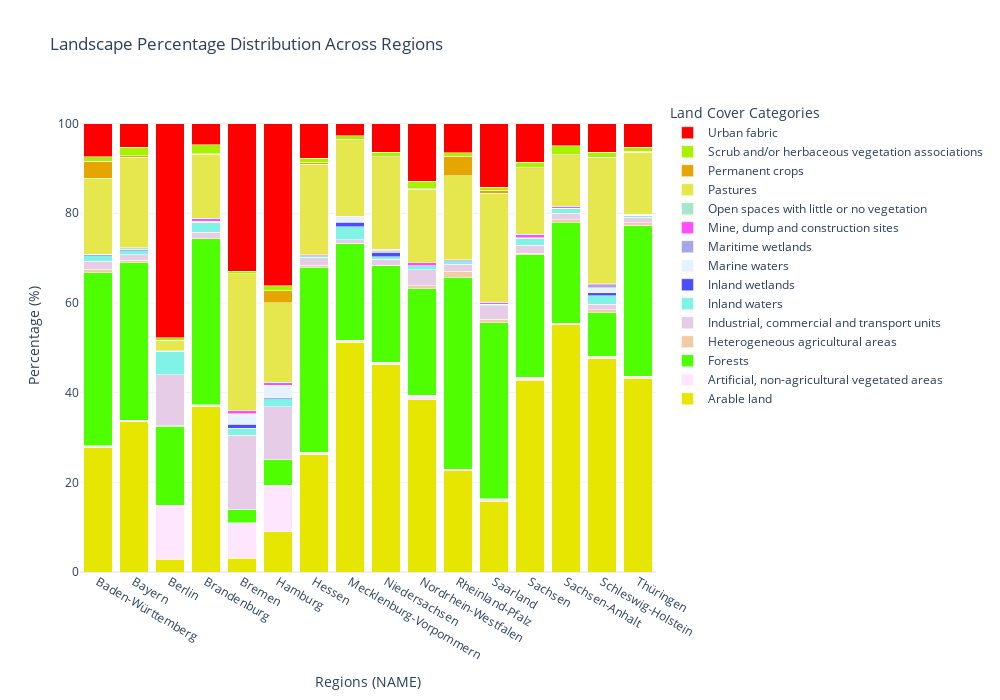

Notebook cell for this chart:
### Markdown cell above
# Stacked Bar Chart (using Plotly)

### Code cell
# Step 8: Plot Stacked Bar Chart (Plotly)
def plot_stacked_bar_chart_plotly(aggregated_data, clc_legend, selected_label):
    unique_labels = aggregated_data["SelectedLabel"].unique()
    filtered_legend = clc_legend[clc_legend[selected_label].isin(unique_labels)]

    def parse_rgb(rgb_str):
        return f"rgb({','.join(rgb_str.split('-'))})"

    filtered_legend["RGB_Tuple"] = filtered_legend["RGB"].apply(parse_rgb)
    label_to_color = dict(zip(filtered_legend[selected_label], filtered_legend["RGB_Tuple"]))

    pivot_data_percentage = aggregated_data.pivot(
        index="NAME", columns="SelectedLabel", values="PixelPercentage"
    ).fillna(0)

    fig = go.Figure()

    for label in pivot_data_percentage.columns:
        fig.add_trace(go.Bar(
            x=pivot_data_percentage.index, y=pivot_data_percentage[label],
            name=label, marker_color=label_to_color[label],
            hovertemplate="%{y:.2f}%",  # Format hover label with 1 decimal place and percentage sign
        ))

    fig.update_layout(
        height=700, width=1000, barmode='stack', title="Landscape Percentage Distribution Across Regions",
        xaxis_title="Regions (NAME)", yaxis_title="Percentage (%)", legend_title="Land Cover Categories",
        hovermode="x unified", template="plotly_white"
    )

    fig.show()

# Plot stacked bar chart (Plotly)
plot_stacked_bar_chart_plotly(aggregated_data, clc_legend, selected_label)

### Figure 1 — Plotly figure (JSON) as saved in the notebook; plotly's stock layout.template omitted (floating-point values rounded to 4 significant figures)
{"data": [{"hovertemplate": "%{y:.2f}%", "marker": {"color": "rgb(230,230,000)"}, "name": "Arable land", "type": "bar", "x": ["Baden-Württemberg", "Bayern", "Berlin", "Brandenburg", "Bremen", "Hamburg", "Hessen", "Mecklenburg-Vorpommern", "Niedersachsen", "Nordrhein-Westfalen", "Rheinland-Pfalz", "Saarland", "Sachsen", "Sachsen-Anhalt", "Schleswig-Holstein", "Thüringen"], "y": [27.68, 33.5, 2.874, 36.81, 3.016, 8.939, 26.15, 51.2, 46.24, 38.39, 22.57, 15.82, 42.76, 55.09, 47.51, 43.23]}, {"hovertemplate": "%{y:.2f}%", "marker": {"color": "rgb(255,230,255)"}, "name": "Artificial, non-agricultural vegetated areas", "type": "bar", "x": ["Baden-Württemberg", "Bayern", "Berlin", "Brandenburg", "Bremen", "Hamburg", "Hessen", "Mecklenburg-Vorpommern", "Niedersachsen", "Nordrhein-Westfalen", "Rheinland-Pfalz", "Saarland", "Sachsen", "Sachsen-Anhalt", "Schleswig-Holstein", "Thüringen"], "y": [0.4405, 0.3532, 12.05, 0.4928, 8.013, 10.43, 0.5975, 0.4533, 0.483, 1.062, 0.3369, 0.5467, 0.7071, 0.4075, 0.6351, 0.4444]}, {"hovertemplate": "%{y:.2f}%", "marker": {"color": "rgb(077,255,000)"}, "name": "Forests", "type": "bar", "x": ["Baden-Württemberg", "Bayern", "Berlin", "Brandenburg", "Bremen", "Hamburg", "Hessen", "Mecklenburg-Vorpommern", "Niedersachsen", "Nordrhein-Westfalen", "Rheinland-Pfalz", "Saarland", "Sachsen", "Sachsen-Anhalt", "Schleswig-Holstein", "Thüringen"], "y": [38.65, 35.17, 17.55, 36.98, 3.021, 5.608, 41.17, 21.63, 21.54, 23.7, 42.85, 39.19, 27.24, 22.56, 9.673, 33.59]}, {"hovertemplate": "%{y:.2f}%", "marker": {"color": "rgb(242,204,166)"}, "name": "Heterogeneous agricultural areas", "type": "bar", "x": ["Baden-Württemberg", "Bayern", "Berlin", "Brandenburg", "Bremen", "Hamburg", "Hessen", "Mecklenburg-Vorpommern", "Niedersachsen", "Nordrhein-Westfalen", "Rheinland-Pfalz", "Saarland", "Sachsen", "Sachsen-Anhalt", "Schleswig-Holstein", "Thüringen"], "y": [0.7574, 0.496, 0.1529, 0.181, 0, 0.07108, 0.4373, 0.006377, 0.1935, 0.6498, 1.351, 0.784, 0.3516, 0.5459, 0.6121, 0.629]}, {"hovertemplate": "%{y:.2f}%", "marker": {"color": "rgb(230,204,230)"}, "name": "Industrial, commercial and transport units", "type": "bar", "x": ["Baden-Württemberg", "Bayern", "Berlin", "Brandenburg", "Bremen", "Hamburg", "Hessen", "Mecklenburg-Vorpommern", "Niedersachsen", "Nordrhein-Westfalen", "Rheinland-Pfalz", "Saarland", "Sachsen", "Sachsen-Anhalt", "Schleswig-Holstein", "Thüringen"], "y": [1.815, 1.2, 11.42, 1.32, 16.44, 11.77, 1.806, 0.8406, 1.321, 3.614, 1.535, 3.074, 1.862, 1.368, 1.246, 1.262]}, {"hovertemplate": "%{y:.2f}%", "marker": {"color": "rgb(128,242,230)"}, "name": "Inland waters", "type": "bar", "x": ["Baden-Württemberg", "Bayern", "Berlin", "Brandenburg", "Bremen", "Hamburg", "Hessen", "Mecklenburg-Vorpommern", "Niedersachsen", "Nordrhein-Westfalen", "Rheinland-Pfalz", "Saarland", "Sachsen", "Sachsen-Anhalt", "Schleswig-Holstein", "Thüringen"], "y": [1.226, 0.9394, 5.138, 2.215, 1.569, 1.855, 0.3416, 2.92, 0.5366, 0.8419, 0.728, 0.2472, 1.498, 1.087, 1.922, 0.3432]}, {"hovertemplate": "%{y:.2f}%", "marker": {"color": "rgb(077,077,255)"}, "name": "Inland wetlands", "type": "bar", "x": ["Baden-Württemberg", "Bayern", "Berlin", "Brandenburg", "Bremen", "Hamburg", "Hessen", "Mecklenburg-Vorpommern", "Niedersachsen", "Nordrhein-Westfalen", "Rheinland-Pfalz", "Saarland", "Sachsen", "Sachsen-Anhalt", "Schleswig-Holstein", "Thüringen"], "y": [0.135, 0.218, 0.08883, 0.2727, 0.9077, 0.1926, 0.0177, 0.9241, 0.9827, 0.04242, 0.01722, 0.06103, 0.07205, 0.06494, 0.6587, 0.01388]}, {"hovertemplate": "%{y:.2f}%", "marker": {"color": "rgb(230,242,255)"}, "name": "Marine waters", "type": "bar", "x": ["Baden-Württemberg", "Bayern", "Berlin", "Brandenburg", "Bremen", "Hamburg", "Hessen", "Mecklenburg-Vorpommern", "Niedersachsen", "Nordrhein-Westfalen", "Rheinland-Pfalz", "Saarland", "Sachsen", "Sachsen-Anhalt", "Schleswig-Holstein", "Thüringen"], "y": [0, 0, 0, 0, 2.215, 2.801, 0, 1.254, 0.1442, 0, 0, 0, 0, 0, 1.085, 0]}, {"hovertemplate": "%{y:.2f}%", "marker": {"color": "rgb(166,166,230)"}, "name": "Maritime wetlands", "type": "bar", "x": ["Baden-Württemberg", "Bayern", "Berlin", "Brandenburg", "Bremen", "Hamburg", "Hessen", "Mecklenburg-Vorpommern", "Niedersachsen", "Nordrhein-Westfalen", "Rheinland-Pfalz", "Saarland", "Sachsen", "Sachsen-Anhalt", "Schleswig-Holstein", "Thüringen"], "y": [0, 0, 0, 0, 0.1063, 0, 0, 0.002111, 0.3675, 0, 0, 0, 0, 0, 0.715, 0]}, {"hovertemplate": "%{y:.2f}%", "marker": {"color": "rgb(255,077,255)"}, "name": "Mine, dump and construction sites", "type": "bar", "x": ["Baden-Württemberg", "Bayern", "Berlin", "Brandenburg", "Bremen", "Hamburg", "Hessen", "Mecklenburg-Vorpommern", "Niedersachsen", "Nordrhein-Westfalen", "Rheinland-Pfalz", "Saarland", "Sachsen", "Sachsen-Anhalt", "Schleswig-Holstein", "Thüringen"], "y": [0.1595, 0.1386, 0.1214, 0.5329, 0.6431, 0.6204, 0.1949, 0.1421, 0.1782, 0.6231, 0.272, 0.489, 0.7429, 0.4021, 0.2161, 0.2662]}, {"hovertemplate": "%{y:.2f}%", "marker": {"color": "rgb(166,230,204)"}, "name": "Open spaces with little or no vegetation", "type": "bar", "x": ["Baden-Württemberg", "Bayern", "Berlin", "Brandenburg", "Bremen", "Hamburg", "Hessen", "Mecklenburg-Vorpommern", "Niedersachsen", "Nordrhein-Westfalen", "Rheinland-Pfalz", "Saarland", "Sachsen", "Sachsen-Anhalt", "Schleswig-Holstein", "Thüringen"], "y": [0, 0.2838, 0, 0.09718, 0, 0, 0, 0.009307, 0.04618, 0.0008107, 0.00214, 0, 0.07172, 0.008517, 0.0493, 0]}, {"hovertemplate": "%{y:.2f}%", "marker": {"color": "rgb(230,230,077)"}, "name": "Pastures", "type": "bar", "x": ["Baden-Württemberg", "Bayern", "Berlin", "Brandenburg", "Bremen", "Hamburg", "Hessen", "Mecklenburg-Vorpommern", "Niedersachsen", "Nordrhein-Westfalen", "Rheinland-Pfalz", "Saarland", "Sachsen", "Sachsen-Anhalt", "Schleswig-Holstein", "Thüringen"], "y": [16.9, 20.23, 2.261, 14.27, 30.54, 17.77, 20.21, 17.04, 20.32, 16.47, 18.7, 24.21, 14.57, 11.29, 28.13, 13.84]}, {"hovertemplate": "%{y:.2f}%", "marker": {"color": "rgb(230,166,000)"}, "name": "Permanent crops", "type": "bar", "x": ["Baden-Württemberg", "Bayern", "Berlin", "Brandenburg", "Bremen", "Hamburg", "Hessen", "Mecklenburg-Vorpommern", "Niedersachsen", "Nordrhein-Westfalen", "Rheinland-Pfalz", "Saarland", "Sachsen", "Sachsen-Anhalt", "Schleswig-Holstein", "Thüringen"], "y": [3.856, 0.3401, 0, 0.1196, 0, 2.71, 0.4788, 0.1041, 0.2462, 0.06112, 4.317, 0.6921, 0.2568, 0.2349, 0.02468, 0.1708]}, {"hovertemplate": "%{y:.2f}%", "marker": {"color": "rgb(166,242,000)"}, "name": "Scrub and/or herbaceous vegetation associations", "type": "bar", "x": ["Baden-Württemberg", "Bayern", "Berlin", "Brandenburg", "Bremen", "Hamburg", "Hessen", "Mecklenburg-Vorpommern", "Niedersachsen", "Nordrhein-Westfalen", "Rheinland-Pfalz", "Saarland", "Sachsen", "Sachsen-Anhalt", "Schleswig-Holstein", "Thüringen"], "y": [0.94, 1.895, 0.5611, 1.956, 0.5705, 1.082, 0.9172, 0.7534, 0.9868, 1.695, 0.8376, 0.6921, 1.271, 1.968, 1.104, 0.9505]}, {"hovertemplate": "%{y:.2f}%", "marker": {"color": "rgb(255,000,000)"}, "name": "Urban fabric", "type": "bar", "x": ["Baden-Württemberg", "Bayern", "Berlin", "Brandenburg", "Bremen", "Hamburg", "Hessen", "Mecklenburg-Vorpommern", "Niedersachsen", "Nordrhein-Westfalen", "Rheinland-Pfalz", "Saarland", "Sachsen", "Sachsen-Anhalt", "Schleswig-Holstein", "Thüringen"], "y": [7.442, 5.234, 47.79, 4.744, 32.97, 36.14, 7.678, 2.724, 6.411, 12.86, 6.486, 14.2, 8.594, 4.977, 6.421, 5.257]}], "layout": {"barmode": "stack", "height": 700, "hovermode": "x unified", "legend": {"title": {"text": "Land Cover Categories"}}, "title": {"text": "Landscape Percentage Distribution Across Regions"}, "width": 1000, "xaxis": {"autorange": true, "range": [-0.5, 15.5], "title": {"text": "Regions (NAME)"}, "type": "category"}, "yaxis": {"autorange": true, "range": [0, 105.3], "title": {"text": "Percentage (%)"}, "type": "linear"}}}
